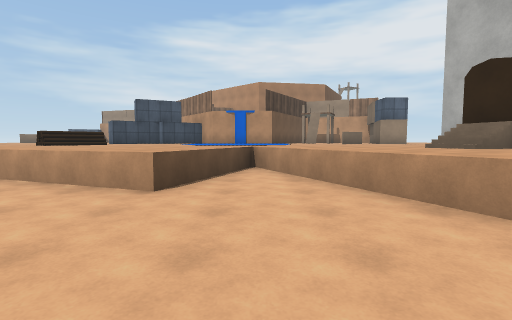
View 1 (above)

23 first-person views from a walk through a scene from a Unity 3-D project. The camera is 1.3 m above the floor, tilts 4° down and sees 85° across. The floor is counted in squares, 2 m on a side. Each view is taken from the middle of a square. On the plan, view 1 faces up. The plan holds only what a view shows up to about 9 squares ahead; the rest is blank. The place goes on beyond the plan. Surface patterns are stand-ins for the level's own textures.

View 2
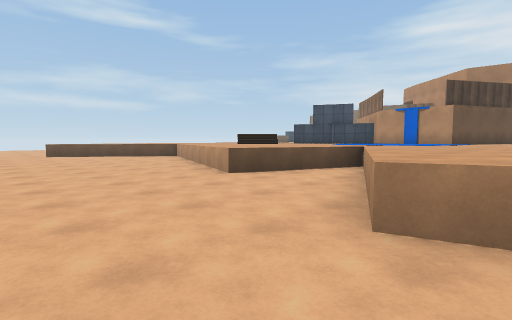

View 3
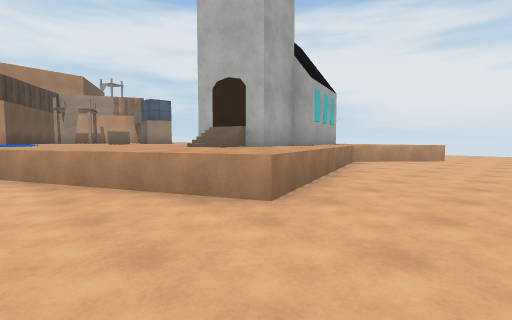

View 4
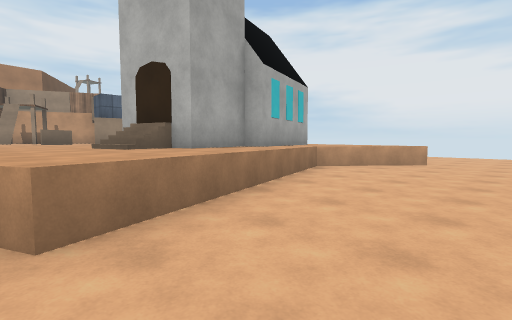

View 5
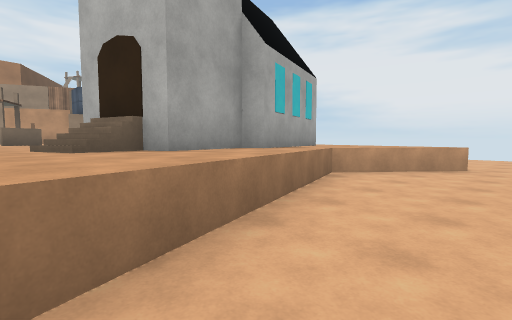

View 6
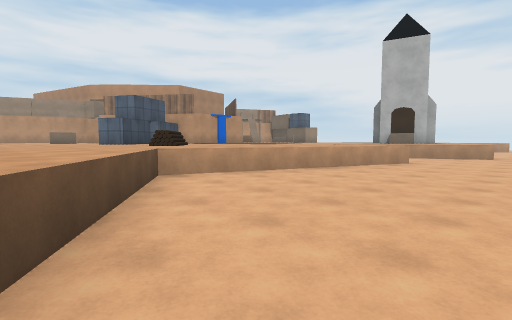

View 7
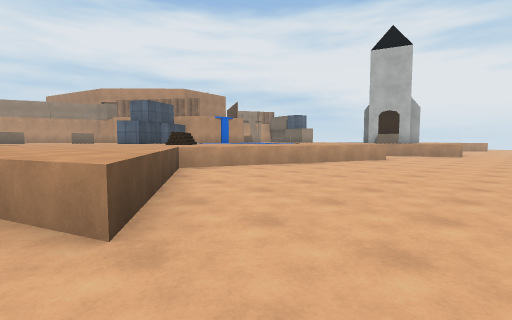

View 8
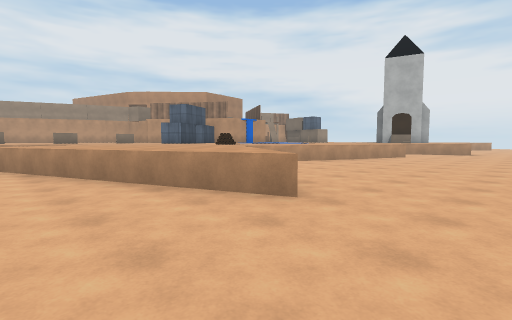

View 9
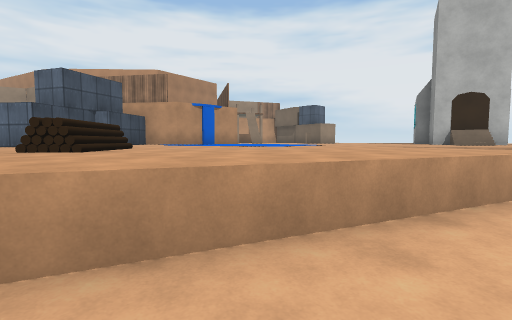

View 10
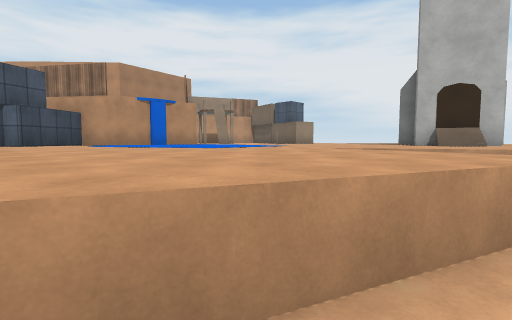

View 11
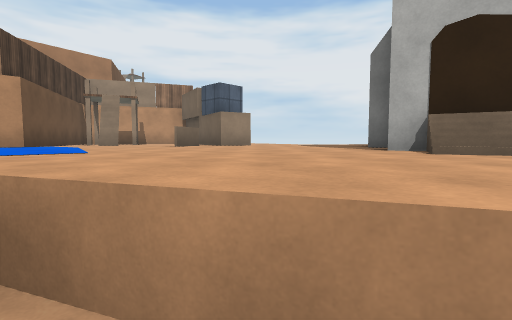

View 12
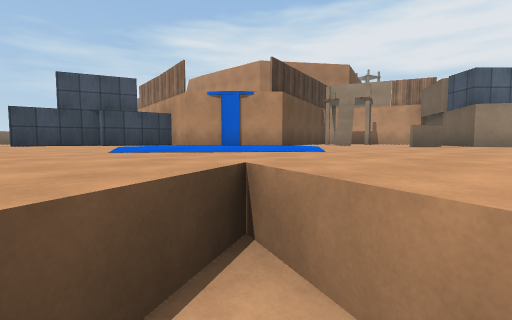

View 13
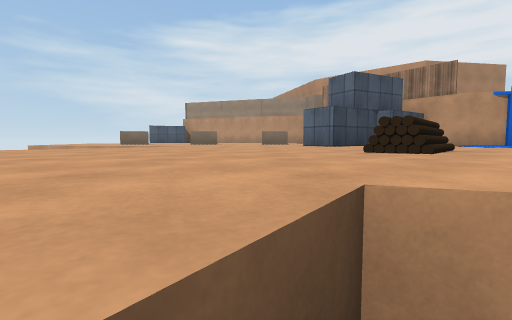

View 14
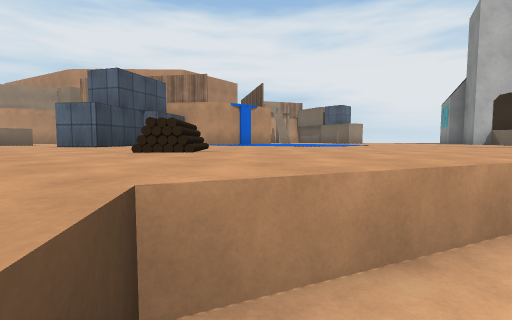

View 15
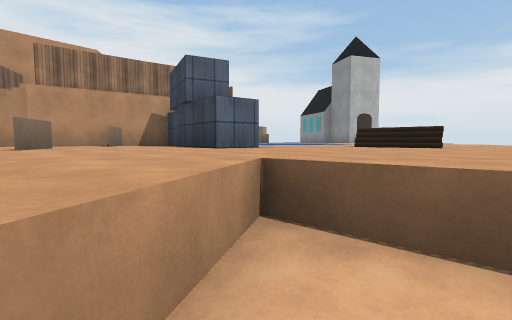

View 16
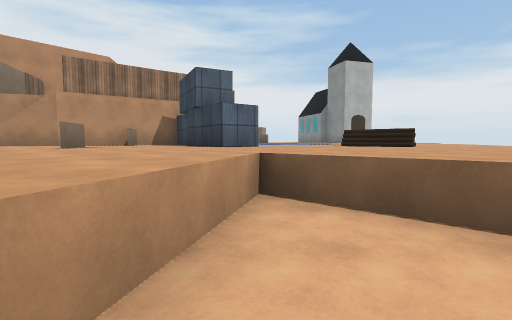

View 17
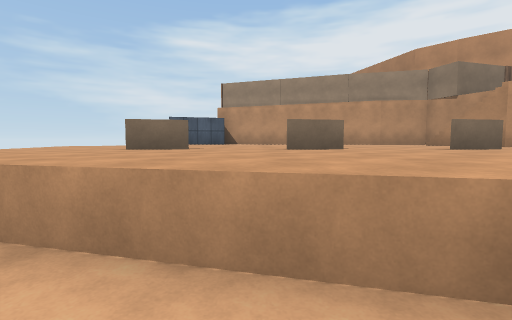

View 18
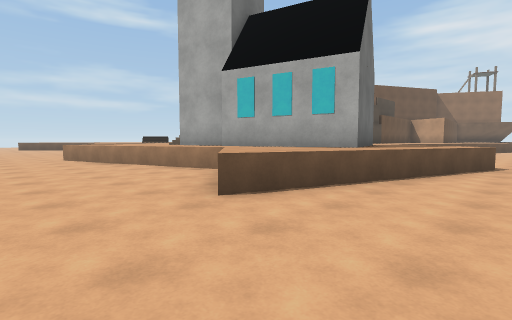

View 19
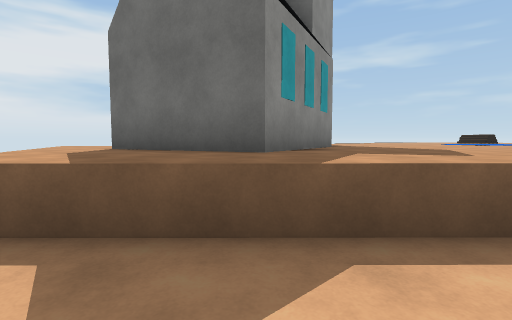

View 20
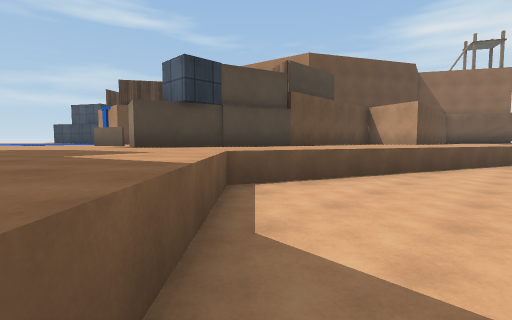

View 21
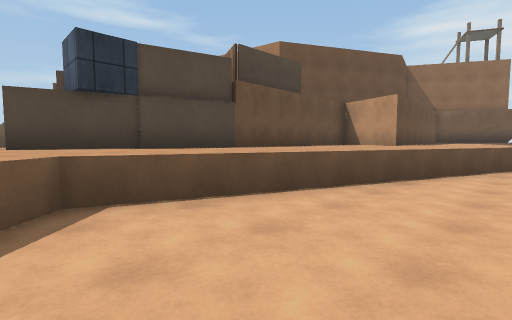

View 22
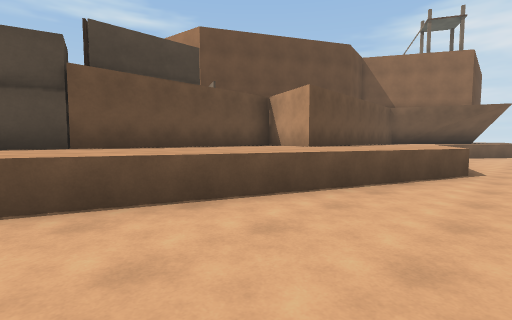

View 23
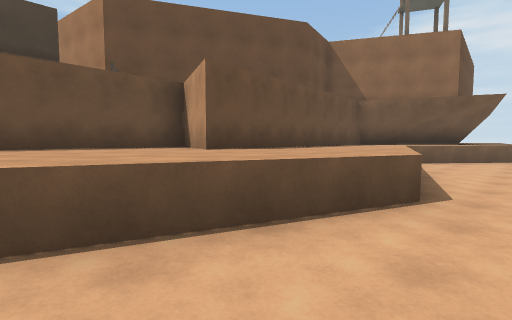

### Floor plan
Key: @ floor where view 1 was taken; # wall or solid block; x gap in a wall; . main floor; : floor 1 m higher than the main floor; + floor 1.5 m higher than the main floor; / step, stairs or slope; = window, fence, low wall or low ledge; ^ raised ledge; T tower; C container; F fence; O other object.
Columns run from 15 left of view 1 to 14 right of it. Each row starts with its distance up from view 1.
 25                         #=...
 24                         #  ..
 23                         #:=..
 22                         #:=..
 21                         #:#=.
 20           ###F        ###::=.
 19 =         x           #:::=..
 18 #  ::: :::x           #:::=..
 17 =: :::::: ##          #::#=..
 16 =:==#====###     #    #::=...
 15  :         #F   F##   #::=...
 14  :::::::::CCFF  F##  ##:=/...
 13   :==:::CCCCC#  ## :###:=...
 12   ...=:::C::::::::#=##::=...
 11    ..=::::::::::::==##::=...
 10     =#::::::::::::::::::#=..
  9    = ::::+::::::::::::::##=..
  8   .=:::::O:::::::::::######=.
  7   .=::::::::::#=::::TT   ^:=.
  6   .=:::==:::::=.=::TTT  ^^ /.
  5   ..=:=/..==/:=.=::#TT^^##=..
  4   ..=#=...../==./=:::/==::=..
  3   ...=...........:===/...=/..
  2   ...=...........#/......=....
  1   ............................
  0   .............@.............

Where each view was taken, in squares from view 1:
view 1: 0 up, 0 right, facing up
view 2: 0 up, 3 right, facing up-left
view 3: 0 up, 0 right, facing up-right
view 4: 0 up, 2 right, facing up-right
view 5: 1 up, 3 right, facing up-right
view 6: 1 up, 10 left, facing up-right
view 7: 0 up, 11 left, facing up-right
view 8: 0 up, 13 left, facing up-right
view 9: 4 up, 7 left, facing up-right
view 10: 4 up, 5 left, facing up-right
view 11: 5 up, 0 right, facing up-right
view 12: 5 up, 0 right, facing up
view 13: 5 up, 8 left, facing up
view 14: 5 up, 8 left, facing up-right
view 15: 12 up, 12 left, facing right
view 16: 12 up, 13 left, facing right
view 17: 11 up, 11 left, facing up
view 18: 0 up, 13 right, facing up-left
view 19: 11 up, 12 right, facing down-left
view 20: 9 up, 12 right, facing up-left
view 21: 11 up, 12 right, facing up-left
view 22: 14 up, 13 right, facing up-left
view 23: 17 up, 13 right, facing up-left
